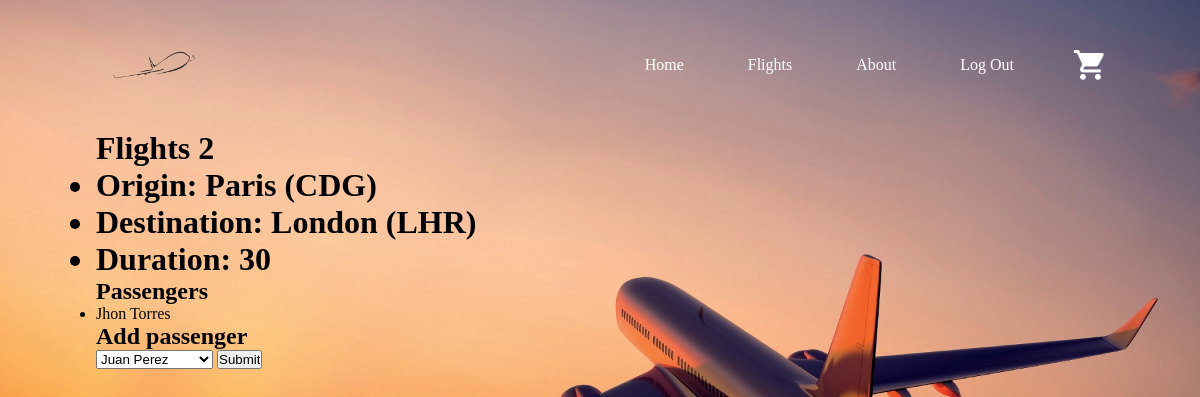
Page /flights/2 on the committed database.
### flights/models.py (models this page shows, shortened)
class Flight(models.Model):
    origin = models.ForeignKey(Airport, on_delete=models.CASCADE, related_name="departures")
    destination = models.ForeignKey(Airport, on_delete=models.CASCADE, related_name="arrivals")
    duration = models.IntegerField()

class Airport(models.Model):
    code = models.CharField(max_length=3)
    city = models.CharField(max_length=64)
    def __str__(self):
        return f"{self.city} ({self.code})"

class Passenger(models.Model):
    first = models.CharField(max_length=64)
    last = models.CharField(max_length=64)
    flights = models.ManyToManyField(Flight, blank=True, related_name="passengers")
    def __str__(self) :
        return f"{self.first} {self.last}"

### flights/views.py (the view)
# urls.py: path("<int:flight_id>", views.flight, name="flight"),
def flight(request, flight_id):
    flight = Flight.objects.get(pk=flight_id)
    return render(request, "flight.html", {
        "flight" : flight,
        "passengers": flight.passengers.all(),
        "non_passengers": Passenger.objects.exclude(flights=flight).all()
    })

### templates/flight.html (shortened to what this page needs)
{% extends "layout.html" %}
{% block body %}
<h1>Flights {{ flight.id }}
    <ul>
         <li>Origin: {{ flight.origin }}</li>
         <li>Destination: {{ flight.destination }} </li>
         <li>Duration: {{ flight.duration }}</li>
    </ul>
</h1>
<h2>Passengers</h2>
<ul>
    {% for passenger in passengers %}
    <li>{{ passenger }}</li>
    {% empty %}
    <li>No passengers</li>
    {% endfor %}
</ul>
<h2>Add passenger</h2>
<form action="{% url 'book' flight.id %}" method="post">
<select name="passenger">
    {% for passenger in non_passengers %}
       <option value="{{ passenger.id }}">{{ passenger }}</option>
    {% endfor %}
</select>
<input type="submit">
</form>
{% endblock %}

### static/css/style.css (style rules this page uses)
* { margin: 0; padding: 0; box-sizing: border-box; }
#bg { width: 100%; height: 100vh; background-size: cover; background-position: center; padding: 0 8%; position: relative; }

### rows in the picture
Flight: id "2", origin "Paris (CDG)", destination "London (LHR)", duration "30"
Passenger: first+last "Jhon Torres"

### other values in the picture
form field passenger "Juan Perez"
